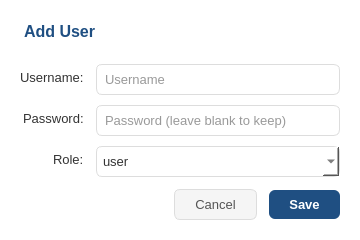
<?xml version="1.0" encoding="UTF-8"?>
<ui version="4.0">
 <class>UserDialog</class>
 <widget class="QDialog" name="UserDialog">
  <property name="minimumSize">
   <size>
    <width>360</width>
    <height>240</height>
   </size>
  </property>
  <property name="windowTitle">
   <string>Add User</string>
  </property>
  <property name="styleSheet">
   <string notr="true">QDialog { background: white; }
QLabel { color: #333; font-size: 13px; }
QComboBox, QLineEdit { padding: 6px; border: 1px solid #ddd; border-radius: 6px; color: #333; font-size: 13px; background: white; }
QComboBox:focus, QLineEdit:focus { border: 1px solid #1F4F82; }
QComboBox:disabled, QLineEdit:disabled { background: #f5f5f5; color: #999; }
QPushButton#pushButtonCancel { background:#F5F5F5; border:1px solid #ddd; border-radius:6px; padding:7px 20px; color:#555; font-size:13px; }
QPushButton#pushButtonCancel:hover { background:#E0E0E0; }
QPushButton#pushButtonSave { background:#1F4F82; border:none; border-radius:6px; padding:7px 20px; color:white; font-size:13px; font-weight:bold; }
QPushButton#pushButtonSave:hover { background:#163D66; }</string>
  </property>
  <layout class="QVBoxLayout" name="verticalLayout">
   <property name="spacing">
    <number>12</number>
   </property>
   <property name="leftMargin"><number>20</number></property>
   <property name="topMargin"><number>20</number></property>
   <property name="rightMargin"><number>20</number></property>
   <property name="bottomMargin"><number>20</number></property>
   <item>
    <widget class="QLabel" name="lblTitle">
     <property name="text"><string>Add User</string></property>
     <property name="styleSheet">
      <string notr="true">font-size:16px; font-weight:bold; color:#1F4F82; border-bottom:1px solid #E0E0E0; padding-bottom:8px;</string>
     </property>
    </widget>
   </item>
   <item>
    <layout class="QFormLayout" name="formLayout">
     <property name="fieldGrowthPolicy">
      <enum>QFormLayout::AllNonFixedFieldsGrow</enum>
     </property>
     <property name="labelAlignment">
      <set>Qt::AlignRight|Qt::AlignVCenter</set>
     </property>
     <property name="verticalSpacing"><number>10</number></property>
     <item row="0" column="0">
      <widget class="QLabel" name="labelUsername">
       <property name="text"><string>Username:</string></property>
      </widget>
     </item>
     <item row="0" column="1">
      <widget class="QLineEdit" name="editUsername">
       <property name="placeholderText"><string>Username</string></property>
      </widget>
     </item>
     <item row="1" column="0">
      <widget class="QLabel" name="labelPassword">
       <property name="text"><string>Password:</string></property>
      </widget>
     </item>
     <item row="1" column="1">
      <widget class="QLineEdit" name="editPassword">
       <property name="placeholderText"><string>Password (leave blank to keep)</string></property>
       <property name="echoMode"><enum>QLineEdit::Password</enum></property>
      </widget>
     </item>
     <item row="2" column="0">
      <widget class="QLabel" name="labelRole">
       <property name="text"><string>Role:</string></property>
      </widget>
     </item>
     <item row="2" column="1">
      <widget class="QComboBox" name="comboRole">
       <item><property name="text"><string>user</string></property></item>
       <item><property name="text"><string>admin</string></property></item>
      </widget>
     </item>
    </layout>
   </item>
   <item>
    <layout class="QHBoxLayout" name="buttonLayout">
     <item>
      <spacer name="horizontalSpacer">
       <property name="orientation">
        <enum>Qt::Horizontal</enum>
       </property>
       <property name="sizeHint" stdset="0">
        <size>
         <width>40</width>
         <height>20</height>
        </size>
       </property>
      </spacer>
     </item>
     <item>
      <widget class="QPushButton" name="pushButtonCancel">
       <property name="text"><string>Cancel</string></property>
       <property name="flat"><bool>true</bool></property>
      </widget>
     </item>
     <item>
      <widget class="QPushButton" name="pushButtonSave">
       <property name="text"><string>Save</string></property>
       <property name="flat"><bool>true</bool></property>
      </widget>
     </item>
    </layout>
   </item>
  </layout>
 </widget>
 <resources/>
 <connections/>
</ui>
